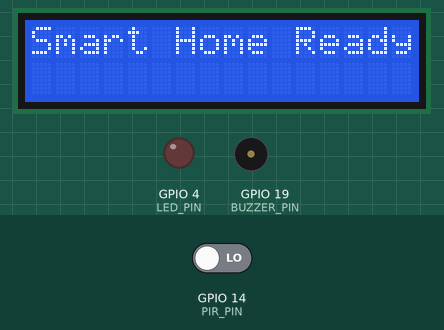
Recording of a sketch running on a simulated ESP32. On the bench: 16×2 character LCD, output pins drawn as LEDs (lit = HIGH), buzzer (waves = sounding, pin HIGH). The inputs (shaded band) are chosen by the test bench; at power-on: GPIO 14 (PIR_PIN) LOW. WiFi joins after 1.5 s; servers stay silent unless stated; what the sketch prints to the serial monitor is not drawn.

Above: at 0.1 s.
At 5.0 s:
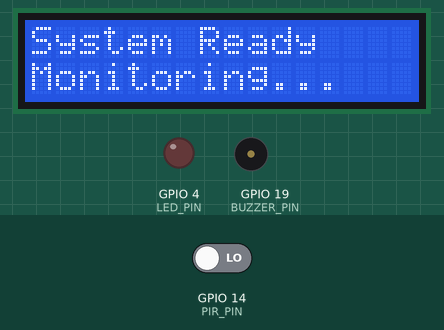
5.1 s: GPIO 14 (PIR_PIN) driven HIGH
At 6.0 s:
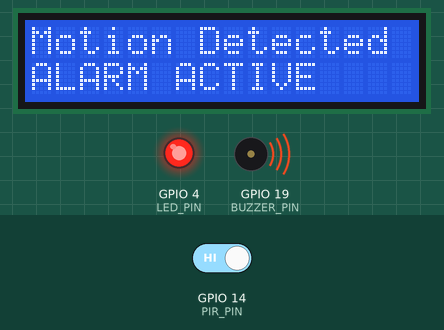
Timing chart, 0 to 8.1 s (numbered marks = the images above; inputs shaded):
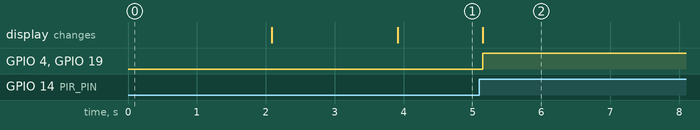

The sketch:

sketch.ino
```cpp
#define BLYNK_TEMPLATE_ID "TMPL6o3Xlg7q1"
#define BLYNK_TEMPLATE_NAME "Proyek Smart Home Menggunakan Wokwi dan Blynk"
#define BLYNK_AUTH_TOKEN "qZhD_CdVfjILZMbaTiSa4d28d_OD6wgl"

#include <WiFi.h>
#include <WiFiClient.h>
#include <BlynkSimpleEsp32.h>
#include <LiquidCrystal_I2C.h>

LiquidCrystal_I2C lcd(0x27, 16, 2); // Alamat default I2C

const char* ssid = "Wokwi-GUEST";
const char* pass = "";

#define PIR_PIN 14
#define BUZZER_PIN 19
#define LED_PIN 4
#define VPIN_RESET V9

bool alarmActive = false;
unsigned long lastResetTime = 0;
const unsigned long cooldown = 3000; // 3 detik cooldown

void setup() {
  Serial.begin(115200);

  lcd.init();          // Wajib: inisialisasi LCD
  lcd.backlight();     // Nyalakan backlight LCD

  lcd.setCursor(0, 0);
  lcd.print("Smart Home Ready");
  delay(2000);
  lcd.clear();

  pinMode(PIR_PIN, INPUT);
  pinMode(BUZZER_PIN, OUTPUT);
  pinMode(LED_PIN, OUTPUT);
  digitalWrite(BUZZER_PIN, LOW);
  digitalWrite(LED_PIN, LOW);

  Blynk.begin(BLYNK_AUTH_TOKEN, ssid, pass);
}

void loop() {
  Blynk.run();
  unsigned long now = millis();

  if (!alarmActive && digitalRead(PIR_PIN) == HIGH && now - lastResetTime > cooldown) {
    alarmActive = true;

    lcd.clear();
    lcd.setCursor(0, 0);
    lcd.print("Motion Detected");
    lcd.setCursor(0, 1);
    lcd.print("ALARM ACTIVE");

    digitalWrite(BUZZER_PIN, HIGH);
    digitalWrite(LED_PIN, HIGH);
    Serial.println("Gerakan terdeteksi! Alarm aktif.");
    Blynk.logEvent("alarm_triggered", "Gerakan terdeteksi!");
    Blynk.virtualWrite(VPIN_RESET, 1);
  }

  // Tampilkan status jika tidak ada gerakan
  if (!alarmActive && now - lastResetTime > cooldown) {
    lcd.setCursor(0, 0);
    lcd.print("System Ready    ");
    lcd.setCursor(0, 1);
    lcd.print("Monitoring...   ");
  }
}

BLYNK_WRITE(VPIN_RESET) {
  int value = param.asInt();
  if (value == 0 && alarmActive) {
    alarmActive = false;
    lastResetTime = millis();

    lcd.clear();
    lcd.setCursor(0, 0);
    lcd.print("Alarm Reset");
    lcd.setCursor(0, 1);
    lcd.print("System Ready");

    digitalWrite(BUZZER_PIN, LOW);
    digitalWrite(LED_PIN, LOW);
    Serial.println("Alarm dimatikan oleh pengguna.");
  }
}
```

Measured:
- after the input at 5.1 s, GPIO 4 (LED_PIN), GPIO 19 (BUZZER_PIN): LOW → HIGH after 0.05 s; the display: changes after 0.05 s (image 2)
